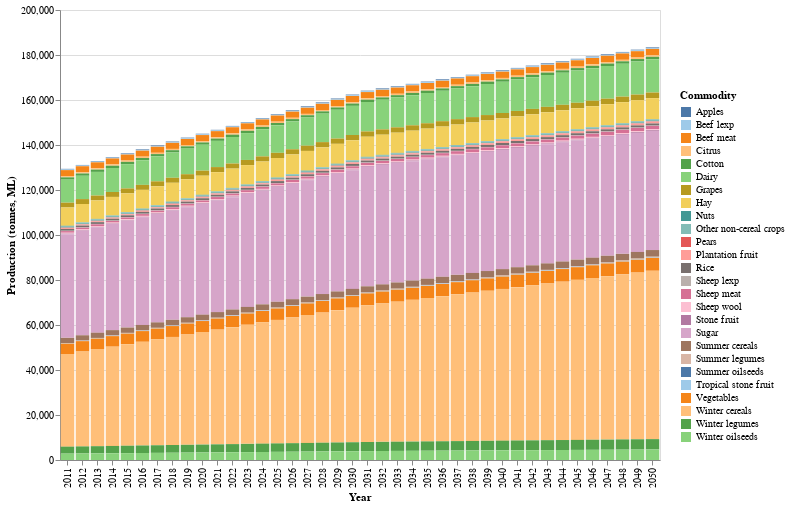

The code cell stored with this chart in its notebook:
### Code cell
# HIDE CODE
quantity_df = get_quantity_df(Quantity_df)
plot_quantity(quantity_df)

### Figure 1 — Vega-Lite specification as saved in the notebook (floating-point values rounded to 4 significant figures; data arrays with more than 128 entries replaced by an {"elided": "..."} marker saying what was removed)
{"config": {"view": {"continuousWidth": 300, "continuousHeight": 300}}, "data": {"name": "data-fe3a259ed78232d38484da914576ed6b"}, "mark": {"type": "bar"}, "encoding": {"color": {"field": "Commodity", "legend": {"direction": "vertical", "legendX": 620, "legendY": 80, "orient": "none", "title": "Commodity", "titleAnchor": "start"}, "scale": {"scheme": "tableau20"}, "title": "Commodity", "type": "nominal"}, "tooltip": [{"field": "Commodity", "title": "Commodity", "type": "nominal"}, {"field": "Prod_targ_year (tonnes, ML)", "format": ".2f", "title": "Quantity (tonnes, ML)", "type": "quantitative"}], "x": {"field": "year", "title": "Year", "type": "ordinal"}, "y": {"field": "Prod_targ_year (tonnes, ML)", "title": "Production (tonnes, ML)", "type": "quantitative"}}, "height": 450, "width": 600, "$schema": "https://vega.github.io/schema/vega-lite/v5.15.1.json", "datasets": {"data-fe3a259ed78232d38484da914576ed6b": {"elided": "1040 records"}}}
